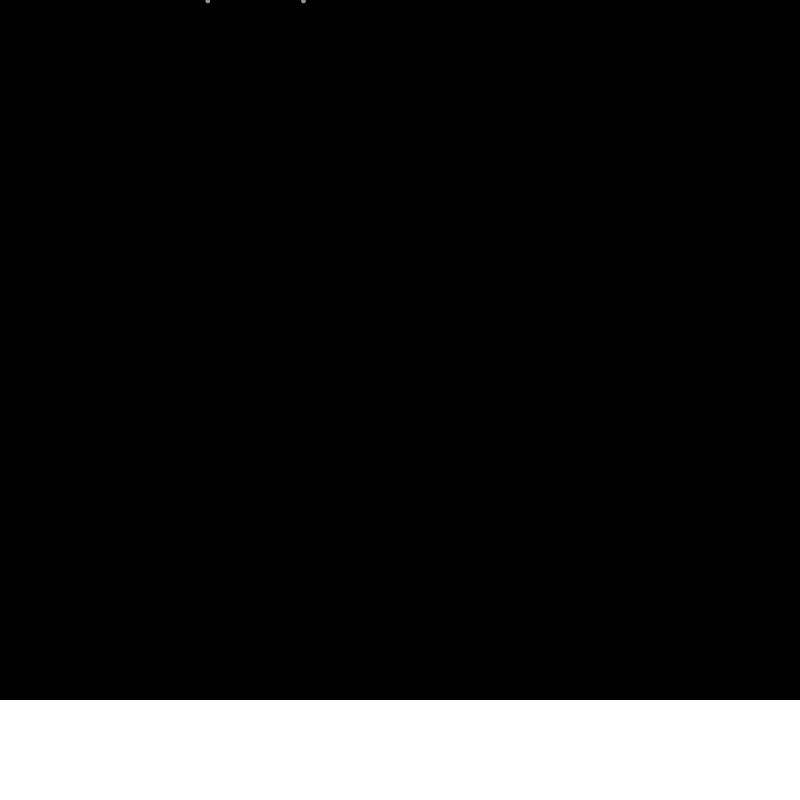
Frame 1 (no input)
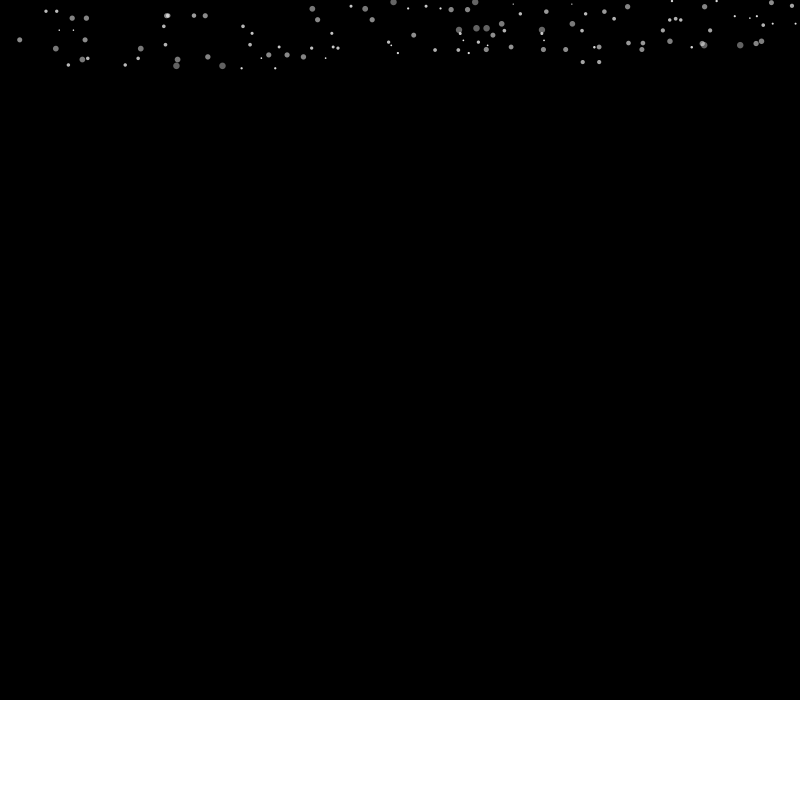
Frame 60 (the mouse pressed at the canvas centre just before this capture)
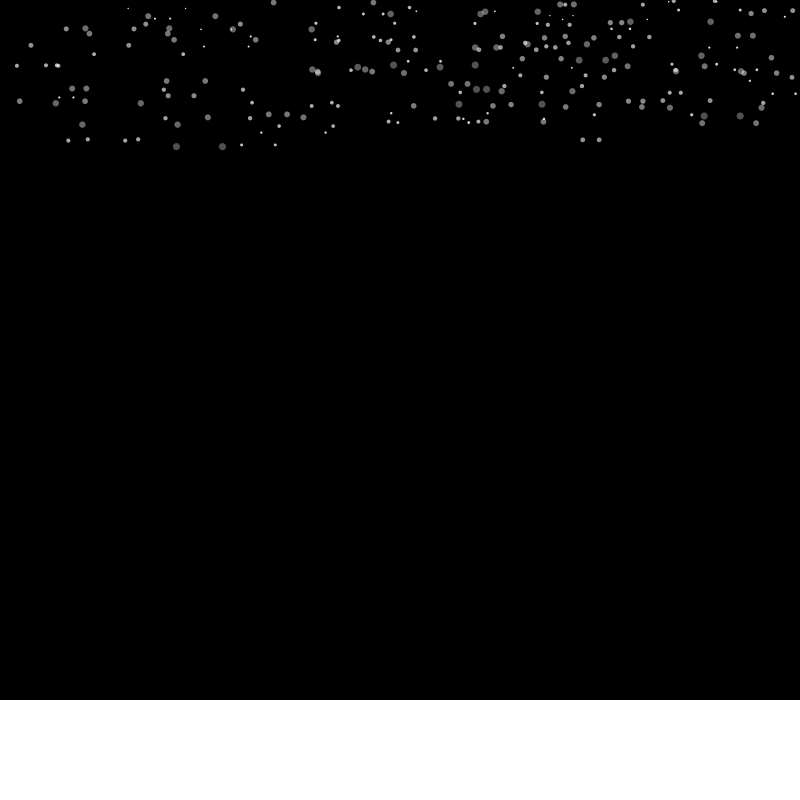
Frame 120 (the mouse held since frame 60 and released just before this capture)

The Processing sketch that drew these frames (run headless with seeded random() and noise(); from frame 60 on, the mouse is pressed at the canvas centre):

// Processing sketch: snow
// ── snow.pde
ArrayList<Particle> rain = new ArrayList<Particle>();
int spawnRate = 3;

void setup() {
  size(800,800);
  noStroke();
//  frameRate(200); 

}

void draw() {
  background(0);
   fill(255);
   rect(0,700, 800 ,800);
  spawnRate = (int)random(1,2);

  if (frameCount % 1 == 0) {
    Particle p = new Particle(random(0,width), 0, random(10, 100));
    rain.add(p);
  }
 
  for (int i = rain.size()-1; i >= 0; i--) {
    Particle temp = rain.get(i);
    temp.update();
    temp.display();
    
    if (temp.lifetime < 0) {
      rain.remove(i);
    }
    
  }}
  
// ── Particle.pde
class Particle {
  PVector pos;
  PVector vel;
  float s; // size
  float a; // alpha
  float lifetime;
  //float yVel;
  float randomStep; 
  PVector acc;
  
  Particle(float x, float y, float _randomStep) {
    pos = new PVector(x, y); 
    vel = new PVector(0, random(0.8,1.3));
    acc = new PVector(0,0.001);
    s =random(3,10);
    a = random(100,255);
    randomStep = _randomStep; 
    lifetime =800;
    y=random(0,600);
    //have random step parameter 
    
 //   yVel = random(1,2);
  }
  
   void update() {
    lifetime--;
    pos = pos.add(vel);
    vel = vel.add(acc);
    
   s = map(a, 200, 0, 3, 10);
  
   if (a > 0) {
     a-=0.3;}
   
  } 
      
  void display() {
    //#42B4EA
    fill(255, a);
      ellipse(pos.x,pos.y,s,s);
      ellipse(pos.x+randomStep,pos.y,s,s);
    //  ellipse(pos.x+randomStep+10,pos.y-100,s, s);
   
   }    
}
